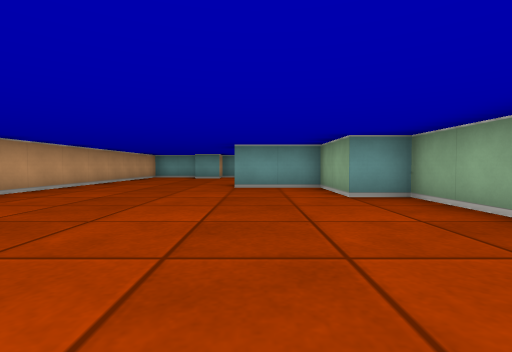
view 1 (above)

15 first-person views from a walk through a cub3D ray-caster map. The camera is about half as high as the walls, tilts 2° down and sees 85° across. The floor is counted in squares. Each view is taken from the middle of a square. On the plan, view 1 faces up. The plan holds only what a view shows up to about 9 squares ahead; the rest is blank.

view 2
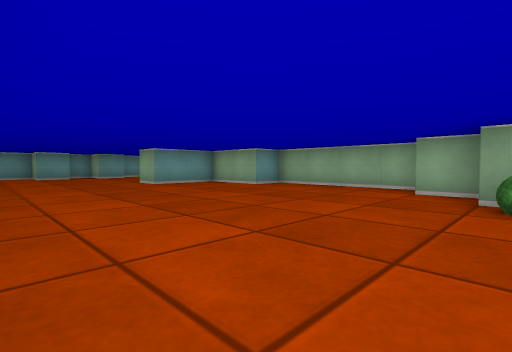

view 3
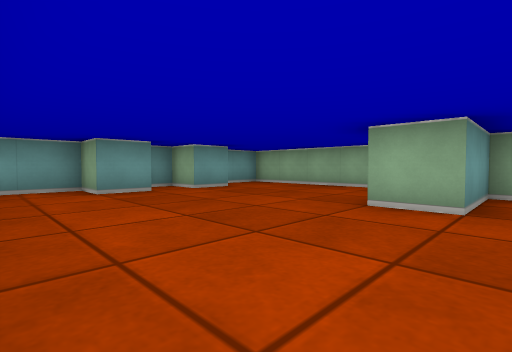

view 4
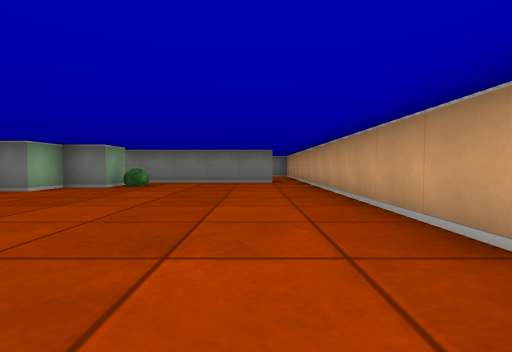

view 5
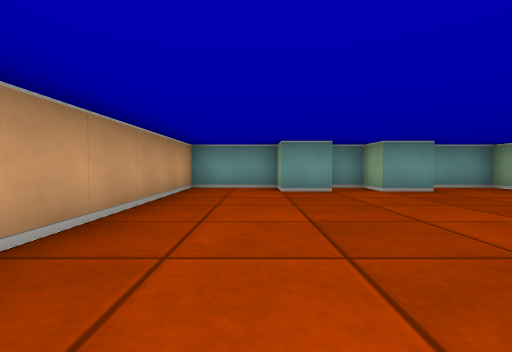

view 6
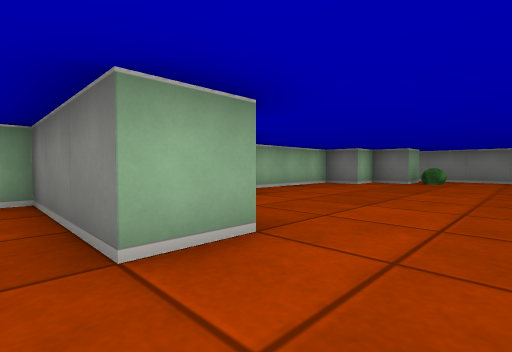

view 7
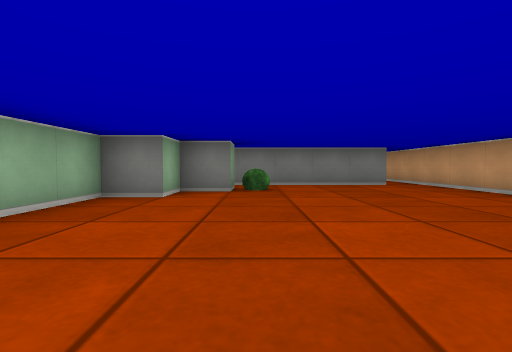

view 8
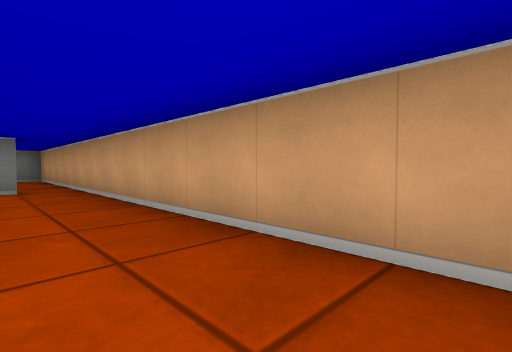

view 9
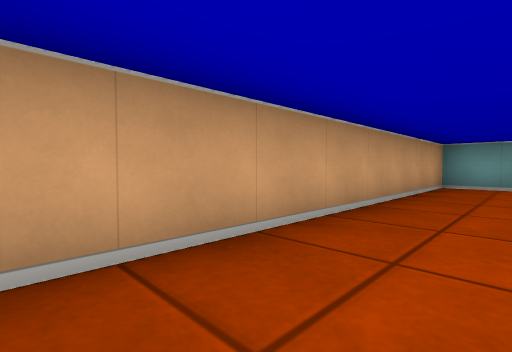

view 10
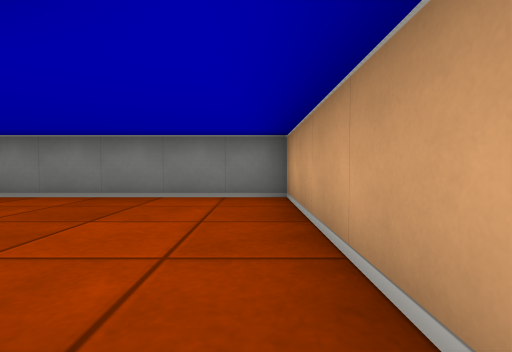

view 11
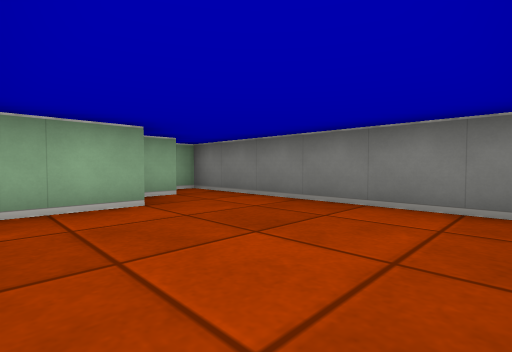

view 12
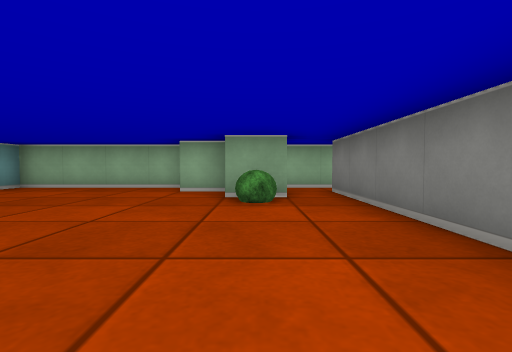

view 13
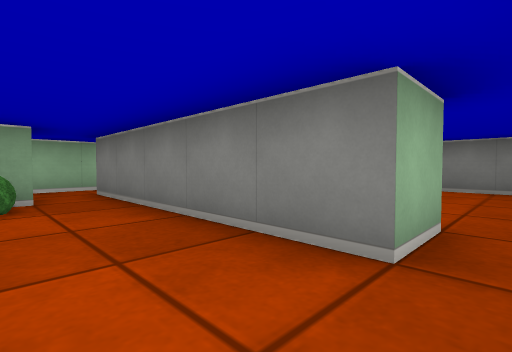

view 14
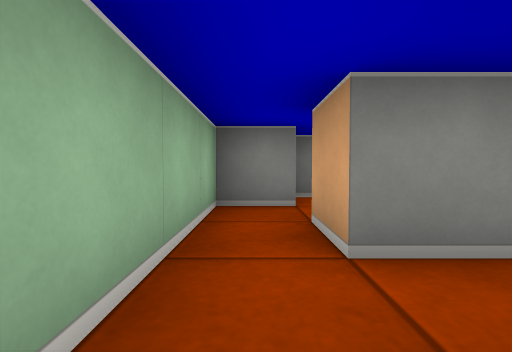

view 15
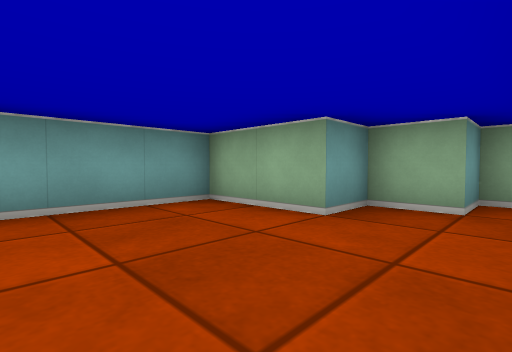

### Floor plan
Points are (right, up) in squares from view 1. A wall is a line through its corners. A room is listed if a view was taken in it or the views show most of it. See-through windows are left out.
Room 1 (views 1, 2, 3, 4, 5, 6, 7, 8, 9, 10, 12, 13)
walls: (-1.4, 11.5) (-2.5, 11.5) (-2.5, 12.5) (-4.5, 12.5) (-4.5, -3.5); (0.6, 11.5) (-0.5, 11.5) (-0.5, 12.5) (-1.2, 12.5); (0.5, -1.6) (0.5, -0.5) (1.5, -0.5) (1.5, 0.5) (2.5, 0.5) (2.5, 4.5) (1.5, 4.5) (1.5, 6.5) (-0.5, 6.5) (-0.5, 7.5) (2.5, 7.5) (2.5, 12.5) (1.1, 12.5); (-3.5, -3.6) (-3.5, -2.5) (0.5, -2.5)
ways out: opening at (-4, -3) to room 2; opening at (1, -2) to room 3
objects: bush (0, -1)
Room 2 (views 11, 15)
walls: (-4.5, -3.5) (-4.5, -7.5) (1.5, -7.5) (1.5, -6.5) (0.5, -6.5) (0.5, -5.5) (-0.5, -5.5) (-0.5, -3.5) (-2.9, -3.5)
ways out: opening at (-4, -3) to room 1
Room 3 (view 14)
walls: (0.5, -2.5) (1.5, -2.5) (1.5, -3.5); (1.5, -4.5) (2.5, -4.5) (2.5, -1.5)
ways out: opening at (1, -2) to room 1

Positions as (right, up) in squares from view 1, and headings:
1: (0, 0), facing up
2: (-4, -1), facing up-right
3: (-4, 6), facing up-right
4: (-3, 6), facing down
5: (-3, 6), facing up
6: (-2, 8), facing down-right
7: (0, 5), facing down
8: (-3, 4), facing down-left
9: (-3, 5), facing up-left
10: (-4, -3), facing down
11: (-4, -4), facing down-right
12: (-4, -1), facing right
13: (-4, -1), facing down-right
14: (2, -1), facing down
15: (-3, -7), facing up-right
